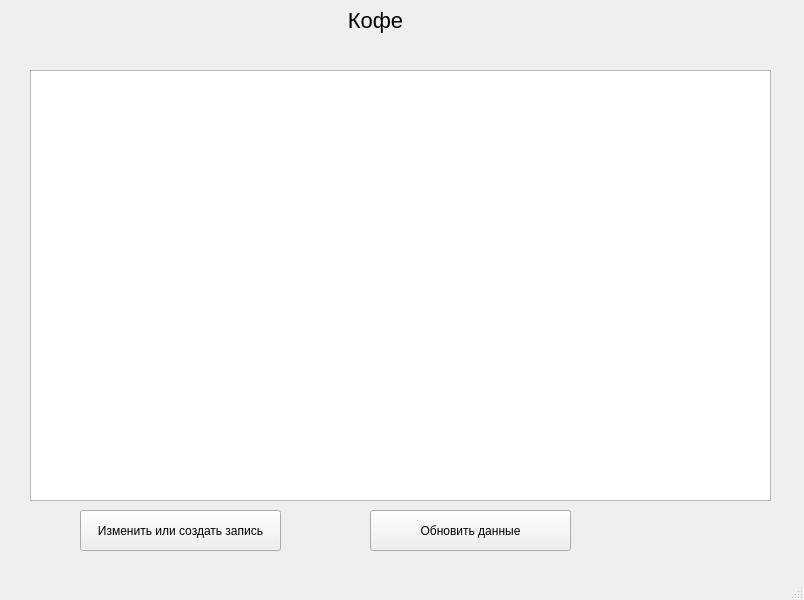
<?xml version="1.0" encoding="UTF-8"?>
<ui version="4.0">
 <class>MainWindow</class>
 <widget class="QMainWindow" name="MainWindow">
  <property name="geometry">
   <rect>
    <x>0</x>
    <y>0</y>
    <width>804</width>
    <height>600</height>
   </rect>
  </property>
  <property name="windowTitle">
   <string>MainWindow</string>
  </property>
  <widget class="QWidget" name="centralwidget">
   <widget class="QLabel" name="label">
    <property name="geometry">
     <rect>
      <x>310</x>
      <y>0</y>
      <width>131</width>
      <height>41</height>
     </rect>
    </property>
    <property name="styleSheet">
     <string notr="true">font-size:22px;</string>
    </property>
    <property name="text">
     <string>Кофе</string>
    </property>
    <property name="alignment">
     <set>Qt::AlignCenter</set>
    </property>
   </widget>
   <widget class="QTableWidget" name="tableWidget">
    <property name="geometry">
     <rect>
      <x>30</x>
      <y>70</y>
      <width>741</width>
      <height>431</height>
     </rect>
    </property>
   </widget>
   <widget class="QPushButton" name="create_or_edit">
    <property name="geometry">
     <rect>
      <x>80</x>
      <y>510</y>
      <width>201</width>
      <height>41</height>
     </rect>
    </property>
    <property name="text">
     <string>Изменить или создать запись</string>
    </property>
   </widget>
   <widget class="QPushButton" name="update_info">
    <property name="geometry">
     <rect>
      <x>370</x>
      <y>510</y>
      <width>201</width>
      <height>41</height>
     </rect>
    </property>
    <property name="text">
     <string>Обновить данные</string>
    </property>
   </widget>
  </widget>
  <widget class="QMenuBar" name="menubar">
   <property name="geometry">
    <rect>
     <x>0</x>
     <y>0</y>
     <width>804</width>
     <height>21</height>
    </rect>
   </property>
  </widget>
  <widget class="QStatusBar" name="statusbar"/>
 </widget>
 <resources/>
 <connections/>
</ui>
